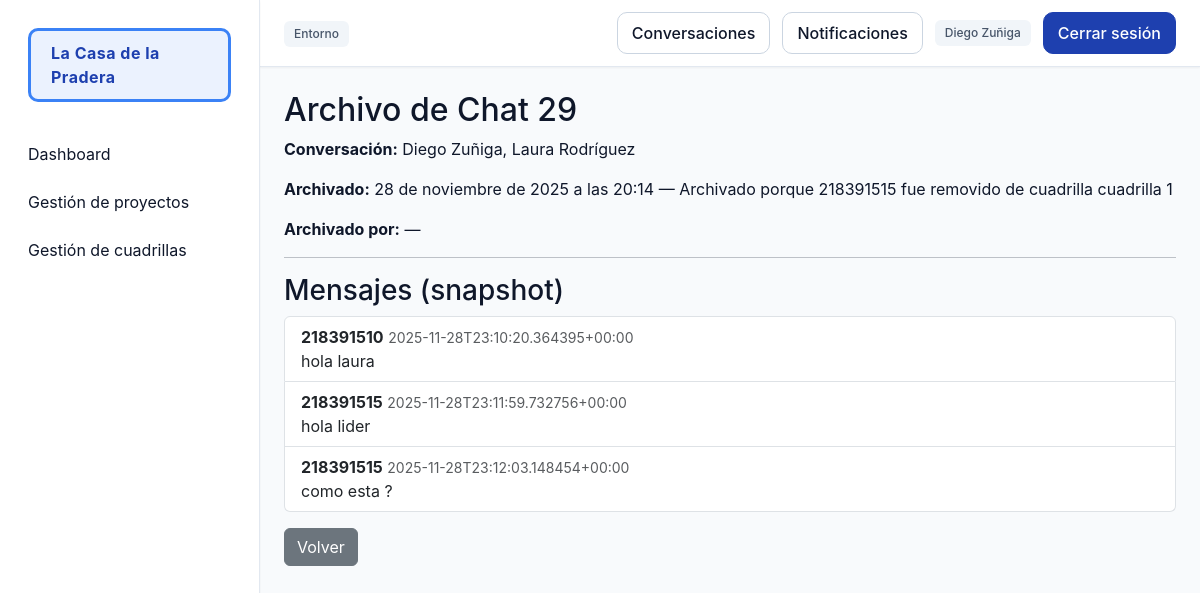
The app's page /comunicacion/archivados/29/ (signed in) with its own data.
### comunicacion/models.py (models this page shows, shortened)
class ChatArchivado(models.Model):
    conversation = models.ForeignKey(
        Conversation,
        on_delete=models.SET_NULL,
        null=True,
        blank=True,
        related_name='archivos'
    )
    archived_at = models.DateTimeField()
    archived_by = models.ForeignKey(
        User,
        on_delete=models.SET_NULL,
        null=True,
        blank=True,
        related_name='archivos_chat'
    )
    reason = models.CharField(max_length=200, blank=True, null=True)
    messages_snapshot = models.TextField()
    participants_snapshot = models.TextField(blank=True, null=True)
    class Meta:
        ordering = ['-archived_at']

class Conversation(models.Model):
    nombre = models.CharField(max_length=150, blank=True, null=True)
    is_group = models.BooleanField(default=False)
    cuadrilla = models.ForeignKey(
        'personal.Cuadrilla',
        on_delete=models.CASCADE,
        null=True,
        blank=True,
        related_name='conversaciones'
    )
    participants = models.ManyToManyField(User, related_name='conversaciones')
    created_at = models.DateTimeField(auto_now_add=True)
    archived = models.BooleanField(default=False)
    class Meta:
        ordering = ['-created_at']
    def __str__(self):
        if self.is_group and self.cuadrilla:
            return f"Grupo: {self.cuadrilla.nombre}"
        if self.nombre:
            return self.nombre
        try:
            parts = [u.get_full_name() or u.username for u in self.participants.all()]
            if parts:
                return ', '.join(parts)
        except Exception:
            pass
        return f"Privada ({self.pk})"

### comunicacion/views.py (the view, shortened to what this page needs)
# urls.py: path('archivados/<int:archivo_id>/', views.archived_chat_detail, name='archived_detail'),
@login_required
def archived_chat_detail(request, archivo_id):
    archivo = get_object_or_404(ChatArchivado, pk=archivo_id)
    conv = archivo.conversation
    allowed = False
    if conv:
        if conv.participants.filter(pk=request.user.pk).exists():
            allowed = True
        if conv.cuadrilla and conv.cuadrilla.lider_id == request.user.id:
            allowed = True
    if archivo.archived_by_id == request.user.id:
        allowed = True
    if not allowed and not (request.user.is_staff or request.user.is_superuser):
        return redirect('comunicacion:conversations_list')
    import json
    try:
        mensajes = json.loads(archivo.messages_snapshot or '[]')
    except Exception:
        mensajes = []
    return render(request, 'comunicacion/archived_detail.html', {
        'archivo': archivo,
        'mensajes': mensajes,
    })

### core/context_processors.py (called while the page is built)
def notificaciones_no_leidas(request):
    if request.user.is_authenticated:
        return {
            "notifs_no_leidas": request.user.notificaciones.filter(leida=False).count()
        }
    return {"notifs_no_leidas": 0}

### personal/templatetags/custom_tags.py (called while the page is built)
@register.filter
def has_group(user, group_name):
    return user.groups.filter(name=group_name).exists()

### comunicacion/templates/comunicacion/archived_detail.html
{% extends 'base.html' %}
{% block content %}
<h2>Archivo de Chat {{ archivo.id }}</h2>
<p><strong>Conversación:</strong> {% if archivo.conversation %}{{ archivo.conversation }}{% else %}<em>Conversación eliminada</em>{% endif %}</p>
<p><strong>Archivado:</strong> {{ archivo.archived_at }}{% if archivo.reason %} — {{ archivo.reason }}{% endif %}</p>
<p><strong>Archivado por:</strong> {% if archivo.archived_by %}{{ archivo.archived_by.username }}{% else %}—{% endif %}</p>
<hr>
<h3>Mensajes (snapshot)</h3>
{% if mensajes %}
    <ul class="list-group">
    {% for m in mensajes %}
        <li class="list-group-item">
            <strong>{{ m.sender_username }}</strong> <small class="text-muted">{{ m.created_at }}</small>
            <div>{{ m.content }}</div>
        </li>
    {% endfor %}
    </ul>
{% else %}
    <p>No hay mensajes archivados.</p>
{% endif %}
<a href="{% url 'comunicacion:archived_list' %}" class="btn btn-secondary mt-3">Volver</a>
{% endblock %}

### core/templates/base.html (shortened to what this page needs)
{% load custom_tags %}
{% load static %}
<!DOCTYPE html>
<html lang="es">
<head>
    <link href="https://cdn.jsdelivr.net/npm/bootstrap@5.3.2/dist/css/bootstrap.min.css" rel="stylesheet">
    <link rel="stylesheet" href="{% static 'css/base.css' %}">
    <link rel="stylesheet" href="{% static 'css/sidebar.css' %}">
    <link rel="stylesheet" href="{% static 'css/components.css' %}">
    <link rel="stylesheet" href="{% static 'css/tables.css' %}">
    <link rel="stylesheet" href="{% static 'css/forms.css' %}">
</head>
<body {% if request.user.is_authenticated and request.path != '/usuarios/login/' and request.path != '/accounts/login/' %}class="app-shell"{% endif %}>
{% if request.user.is_authenticated and request.path != '/usuarios/login/' and request.path != '/accounts/login/' %}
<aside class="app-sidebar">
    <div class="sidebar-title">
        <span class="sidebar-title-text">La Casa de la Pradera</span>
    </div>
    <nav>
        <ul class="sidebar-nav">
            {% if request.user|has_group:'JefeProyecto' or request.user|has_group:'LiderCuadrilla' %}
            <li>
                <a href="{% url 'dashboard' %}"
                   {% if request.path == '/' or request.path|slice:":10" == '/dashboard' %}aria-current="page"{% endif %}>Dashboard</a>
            </li>
            <li>
                <a href="{% url 'proyectos:panel' %}"
                   {% if '/proyectos' in request.path %}aria-current="page"{% endif %}>Gestión de proyectos</a>
            </li>
            <li>
                <a href="{% url 'personal:crear_cuadrilla' %}"
                   {% if '/personal' in request.path %}aria-current="page"{% endif %}>Gestión de cuadrillas</a>
            </li>
            {% elif request.user|has_group:'Trabajador' %}
            <li>
                <a href="{% url 'personal:mi_cuadrilla' %}"
                   {% if '/personal/mi-cuadrilla' in request.path %}aria-current="page"{% endif %}>Mi Cuadrilla</a>
            </li>
            {% endif %}
        </ul>
    </nav>
</aside>
<header class="app-header">
    <div class="header-left">
        <span class="badge badge--muted">Entorno</span>
    </div>
    <div class="header-actions">
        <a class="btn btn--ghost" href="{% url 'comunicacion:conversations_list' %}">Conversaciones</a>
        <a class="btn btn--ghost" href="{% url 'personal:mis_notificaciones' %}">
            Notificaciones
        </a>
        <span class="badge badge--muted">{{ request.user.first_name }} {{ request.user.last_name }}</span>
        <a href="{% url 'usuarios:logout' %}" class="btn btn--primary">Cerrar sesión</a>
    </div>
</header>
{% endif %}
<main class="app-content">
    {% block content %}{% endblock %}
</main>
</body>
</html>

### static/css/base.css (style rules this page uses)
:root { --primary: #1e40af; --primary-dark: #1e3a8a; --primary-light: #3b82f6; --secondary: #64748b; --accent: #f59e0b; --success: #10b981; --warning: #f59e0b; --danger: #ef4444; --info: #3b82f6; --pending: #8b5cf6; --bg-primary: #ffffff; --bg-secondary: #f8fafc; --bg-tertiary: #f1f5f9; --bg-sidebar: #1e293b; --border-light: #e2e8f0; --border-medium: #cbd5e1; --border-dark: #94a3b8; --text-primary: #0f172a; --text-secondary: #475569; --text-tertiary: #94a3b8; --text-white: #ffffff; --table-header: #f1f5f9; --table-row-odd: #ffffff; --table-row-even: #f8fafc; --table-hover: #e0f2fe; --table-border: #e2e8f0; --input-bg: #ffffff; --input-border: #cbd5e1; --input-focus: #3b82f6; --input-disabled: #f1f5f9; --input-error: #fecaca; --shadow-sm: 0 1px 2px 0 rgba(0, 0, 0, 0.05); --shadow-md: 0 4px 6px -1px rgba(0, 0, 0, 0.1); --shadow-lg: 0 10px 15px -3px rgba(0, 0, 0, 0.1); --radius-sm: 6px; --radius-md: 10px; --radius-lg: 14px; --space-1: 4px; --space-2: 8px; --space-3: 12px; --space-4: 16px; --space-5: 24px; --space-6: 32px; --sidebar-width: 260px; --color-bg: var(--bg-secondary); --color-panel: var(--bg-primary); --color-border: var(--border-medium); --color-muted: var(--secondary); --color-text: var(--text-primary); --color-primary: var(--primary); --color-primary-contrast: var(--text-white); --color-success: var(--success); --color-warning: var(--warning); --color-danger: var(--danger); }
html, body { height: 100%; }
body { background: var(--bg-secondary); color: var(--text-primary); font-family: "Inter", system-ui, -apple-system, Segoe UI, Roboto, Ubuntu, Cantarell, "Helvetica Neue", Arial, "Noto Sans", sans-serif; margin: 0; }
.app-shell { display: grid; grid-template-columns: var(--sidebar-width) 1fr; grid-template-rows: auto 1fr; grid-template-areas: "sidebar header" "sidebar content"; min-height: 100vh; }
.app-sidebar { grid-area: sidebar; background: var(--bg-primary); border-right: 1px solid var(--border-light); box-shadow: var(--shadow-sm); padding: var(--space-4); position: sticky; top: 0; height: 100vh; }
.app-header { grid-area: header; background: var(--bg-primary); border-bottom: 1px solid var(--border-light); box-shadow: var(--shadow-sm); display: flex; align-items: center; justify-content: space-between; padding: var(--space-3) var(--space-5); }
.app-content { grid-area: content; padding: var(--space-5); }
.sidebar-title { font-weight: 600; letter-spacing: 0.4px; color: var(--text-primary); margin-bottom: var(--space-4); display: flex; align-items: center; justify-content: center; padding: var(--space-3); }
.sidebar-title-text { display: inline-block !important; padding: 10px 20px !important; border-radius: 10px !important; border: 3px solid #3b82f6 !important; background: rgba(59, 130, 246, 0.1) !important; color: #1e40af !important; font-weight: 700 !important; letter-spacing: 0.5px !important; animation: titlePulse 2s ease-in-out infinite !important; transition: all 0.3s ease !important; box-shadow: 0 0 0 0 rgba(59, 130, 246, 0.4) !important; }
.sidebar-nav { list-style: none; padding: 0; margin: 0; }
.sidebar-nav a { display: flex; align-items: center; gap: var(--space-3); padding: var(--space-3) var(--space-3); color: var(--text-primary); text-decoration: none; border-radius: var(--radius-md); transition: background 0.2s ease, color 0.2s ease; }
.header-actions { display: flex; align-items: center; gap: var(--space-3); }
.badge { display: inline-block; padding: 4px 10px; border-radius: var(--radius-sm); font-size: 12px; font-weight: 500; line-height: 18px; }
.badge--muted { background: var(--bg-tertiary); color: var(--text-secondary); }
.btn.btn--primary, .btn.btn--ghost, .btn.btn--muted, a.btn.btn--primary, a.btn.btn--ghost, a.btn.btn--muted { display: inline-flex !important; align-items: center; justify-content: center; gap: var(--space-2); padding: 8px 14px !important; border-radius: var(--radius-md) !important; font-weight: 500; cursor: pointer; text-decoration: none !important; transition: all 0.2s ease; }
.btn.btn--primary, a.btn.btn--primary { background: var(--primary) !important; color: var(--text-white) !important; border: 1px solid var(--primary) !important; }
.btn.btn--ghost, a.btn.btn--ghost { background: var(--bg-primary) !important; color: var(--text-primary) !important; border: 1px solid var(--border-medium) !important; }

### records on screen
ChatArchivado: id "29", conversation "Diego Zuñiga, Laura Rodríguez", archived_at "28 de noviembre de 2025 a las 20:14", reason "Archivado porque 218391515 fue removido de cuadrilla cuadrilla 1"

### other values on screen
{{ request.user.first_name }} "Diego"
{{ request.user.last_name }} "Zuñiga"
{{ m.sender_username }} "218391510" "218391515" "218391515"
{{ m.created_at }} "2025-11-28T23:10:20.364395+00:00" "2025-11-28T23:11:59.732756+00:00" "2025-11-28T23:12:03.148454+00:00"
{{ m.content }} "hola laura" "hola lider" "como esta ?"
